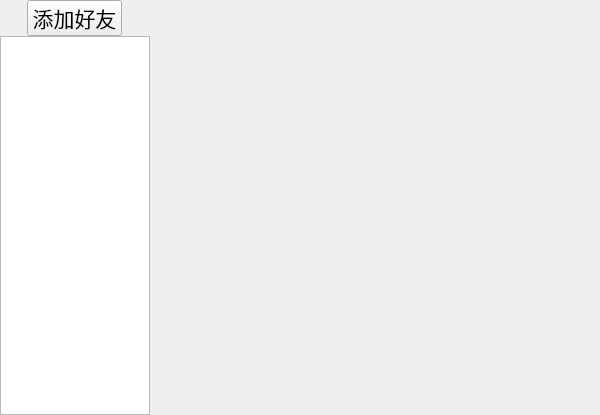
<?xml version="1.0" encoding="UTF-8"?>
<ui version="4.0">
 <class>FriendWidget</class>
 <widget class="QWidget" name="FriendWidget">
  <property name="geometry">
   <rect>
    <x>0</x>
    <y>0</y>
    <width>600</width>
    <height>415</height>
   </rect>
  </property>
  <property name="windowTitle">
   <string>Form</string>
  </property>
  <layout class="QVBoxLayout" name="verticalLayout_2">
   <property name="leftMargin">
    <number>0</number>
   </property>
   <property name="topMargin">
    <number>0</number>
   </property>
   <property name="rightMargin">
    <number>0</number>
   </property>
   <property name="bottomMargin">
    <number>0</number>
   </property>
   <item>
    <layout class="QHBoxLayout" name="horizontalLayout_2" stretch="1,3">
     <property name="spacing">
      <number>0</number>
     </property>
     <item>
      <layout class="QVBoxLayout" name="verticalLayout">
       <item>
        <layout class="QHBoxLayout" name="horizontalLayout">
         <item>
          <spacer name="horizontalSpacer_2">
           <property name="orientation">
            <enum>Qt::Horizontal</enum>
           </property>
           <property name="sizeHint" stdset="0">
            <size>
             <width>40</width>
             <height>20</height>
            </size>
           </property>
          </spacer>
         </item>
         <item>
          <widget class="QPushButton" name="pd_addFriend">
           <property name="minimumSize">
            <size>
             <width>95</width>
             <height>36</height>
            </size>
           </property>
           <property name="maximumSize">
            <size>
             <width>95</width>
             <height>36</height>
            </size>
           </property>
           <property name="font">
            <font>
             <pointsize>16</pointsize>
            </font>
           </property>
           <property name="text">
            <string>添加好友</string>
           </property>
          </widget>
         </item>
         <item>
          <spacer name="horizontalSpacer">
           <property name="orientation">
            <enum>Qt::Horizontal</enum>
           </property>
           <property name="sizeHint" stdset="0">
            <size>
             <width>40</width>
             <height>20</height>
            </size>
           </property>
          </spacer>
         </item>
        </layout>
       </item>
       <item>
        <widget class="QListWidget" name="lw_friend">
         <property name="minimumSize">
          <size>
           <width>150</width>
           <height>0</height>
          </size>
         </property>
         <property name="maximumSize">
          <size>
           <width>150</width>
           <height>16777215</height>
          </size>
         </property>
        </widget>
       </item>
      </layout>
     </item>
     <item>
      <widget class="QStackedWidget" name="stackedWidget">
       <widget class="QWidget" name="page"/>
       <widget class="QWidget" name="page_2"/>
      </widget>
     </item>
    </layout>
   </item>
  </layout>
 </widget>
 <resources/>
 <connections/>
</ui>
